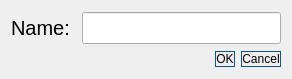
<?xml version="1.0" encoding="UTF-8"?>
<ui version="4.0">
 <class>SaveLeader</class>
 <widget class="QDialog" name="SaveLeader">
  <property name="geometry">
   <rect>
    <x>0</x>
    <y>0</y>
    <width>292</width>
    <height>79</height>
   </rect>
  </property>
  <property name="windowTitle">
   <string>Dialog</string>
  </property>
  <layout class="QGridLayout" name="gridLayout">
   <item row="0" column="0">
    <layout class="QHBoxLayout" name="horizontalLayout">
     <item>
      <widget class="QLabel" name="label">
       <property name="font">
        <font>
         <pointsize>15</pointsize>
        </font>
       </property>
       <property name="text">
        <string>Name: </string>
       </property>
      </widget>
     </item>
     <item>
      <widget class="QLineEdit" name="nameEdit">
       <property name="font">
        <font>
         <pointsize>15</pointsize>
        </font>
       </property>
      </widget>
     </item>
    </layout>
   </item>
   <item row="1" column="0">
    <widget class="QDialogButtonBox" name="buttonBox">
     <property name="font">
      <font>
       <pointsize>15</pointsize>
      </font>
     </property>
     <property name="styleSheet">
      <string notr="true">.QPushButton {
	border-style:none;
	border:1px solid #0d567d;
	border-radius:15px;
	font: 15pt &quot;MS Shell Dlg 2&quot;;
}</string>
     </property>
     <property name="orientation">
      <enum>Qt::Horizontal</enum>
     </property>
     <property name="standardButtons">
      <set>QDialogButtonBox::Cancel|QDialogButtonBox::Ok</set>
     </property>
    </widget>
   </item>
  </layout>
 </widget>
 <resources/>
 <connections>
  <connection>
   <sender>buttonBox</sender>
   <signal>accepted()</signal>
   <receiver>SaveLeader</receiver>
   <slot>accept()</slot>
   <hints>
    <hint type="sourcelabel">
     <x>248</x>
     <y>254</y>
    </hint>
    <hint type="destinationlabel">
     <x>157</x>
     <y>274</y>
    </hint>
   </hints>
  </connection>
  <connection>
   <sender>buttonBox</sender>
   <signal>rejected()</signal>
   <receiver>SaveLeader</receiver>
   <slot>reject()</slot>
   <hints>
    <hint type="sourcelabel">
     <x>316</x>
     <y>260</y>
    </hint>
    <hint type="destinationlabel">
     <x>286</x>
     <y>274</y>
    </hint>
   </hints>
  </connection>
 </connections>
</ui>
